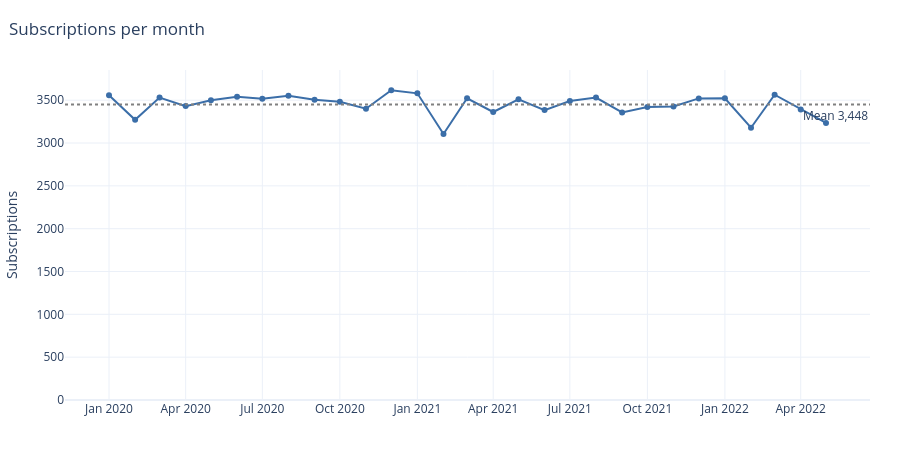

Write notebook code for a chart like this one.
### Markdown cell above
#### **Subscriptions per month**

### Code cell
monthly = date.dt.to_period("M").value_counts().sort_index()
mean = monthly.mean()

fig = go.Figure(
    go.Scatter(
        x=monthly.index.to_timestamp(), y=monthly.values,
        mode="lines+markers", line=dict(color=COLOR), name="Subscriptions",
    )
)
fig.add_hline(
    y=mean, line_dash="dot", line_color="gray",
    annotation_text=f"Mean {mean:,.0f}", annotation_position="bottom right",
)
fig.update_yaxes(title="Subscriptions", rangemode="tozero")
fig.update_xaxes(dtick="M3", tickformat="%b %Y")

low, high = monthly.idxmin(), monthly.idxmax()
note = (
    f"Monthly subscriptions average {mean:,.0f}. The highest month is {high:%b %Y} ({monthly[high]:,}) "
    f"and the lowest is {low:%b %Y} ({monthly[low]:,})"
    f"{', which has fewer days' if low.month == 2 else ''}. "
    f"No month is more than {(monthly - mean).abs().max() / mean:.1%} from the mean, so the line is "
    "flat with no growth trend."
)
show(styled(fig, "Subscriptions per month"), note)

### Figure 1 — Plotly figure (JSON) as saved in the notebook; plotly's stock layout.template omitted (floating-point values rounded to 4 significant figures)
{"data": [{"line": {"color": "#3b6ea8"}, "mode": "lines+markers", "name": "Subscriptions", "type": "scatter", "x": ["2020-01-01T00:00:00", "2020-02-01T00:00:00", "2020-03-01T00:00:00", "2020-04-01T00:00:00", "2020-05-01T00:00:00", "2020-06-01T00:00:00", "2020-07-01T00:00:00", "2020-08-01T00:00:00", "2020-09-01T00:00:00", "2020-10-01T00:00:00", "2020-11-01T00:00:00", "2020-12-01T00:00:00", "2021-01-01T00:00:00", "2021-02-01T00:00:00", "2021-03-01T00:00:00", "2021-04-01T00:00:00", "2021-05-01T00:00:00", "2021-06-01T00:00:00", "2021-07-01T00:00:00", "2021-08-01T00:00:00", "2021-09-01T00:00:00", "2021-10-01T00:00:00", "2021-11-01T00:00:00", "2021-12-01T00:00:00", "2022-01-01T00:00:00", "2022-02-01T00:00:00", "2022-03-01T00:00:00", "2022-04-01T00:00:00", "2022-05-01T00:00:00"], "y": [3557, 3271, 3530, 3431, 3500, 3540, 3516, 3552, 3504, 3481, 3400, 3616, 3580, 3106, 3522, 3362, 3511, 3384, 3490, 3531, 3357, 3420, 3427, 3521, 3523, 3178, 3564, 3392, 3234]}], "layout": {"annotations": [{"showarrow": false, "text": "Mean 3,448", "x": 1, "xanchor": "right", "xref": "x domain", "y": 3448.0, "yanchor": "top", "yref": "y"}], "height": 450, "margin": {"b": 50, "l": 60, "r": 30, "t": 70}, "shapes": [{"line": {"color": "gray", "dash": "dot"}, "type": "line", "x0": 0, "x1": 1, "xref": "x domain", "y0": 3448.0, "y1": 3448.0, "yref": "y"}], "title": {"text": "Subscriptions per month", "x": 0.01}, "xaxis": {"dtick": "M3", "tickformat": "%b %Y"}, "yaxis": {"rangemode": "tozero", "title": {"text": "Subscriptions"}}}}
